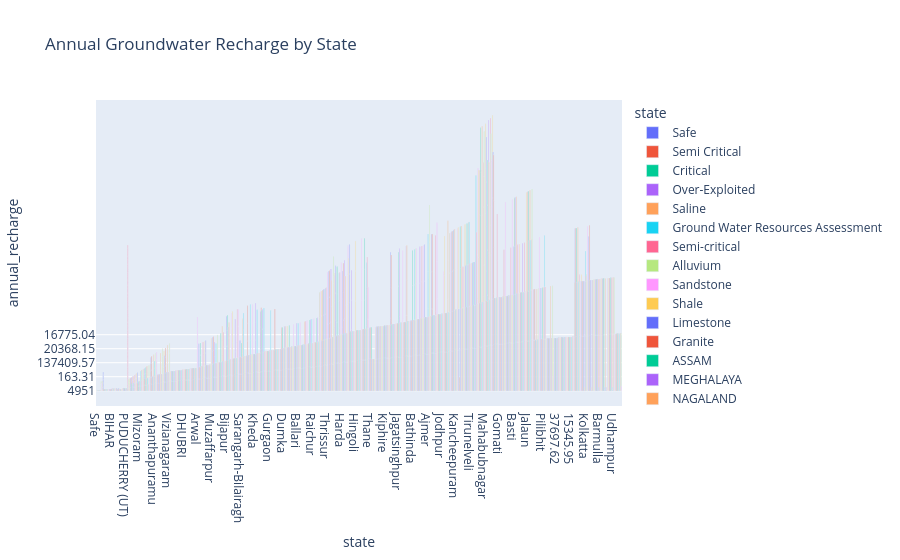

Notebook cell for this chart:
### Code cell
fig = px.bar(df,
            x="state",
            y="annual_recharge",
            color="state",
            title="Annual Groundwater Recharge by State")

fig.show()
